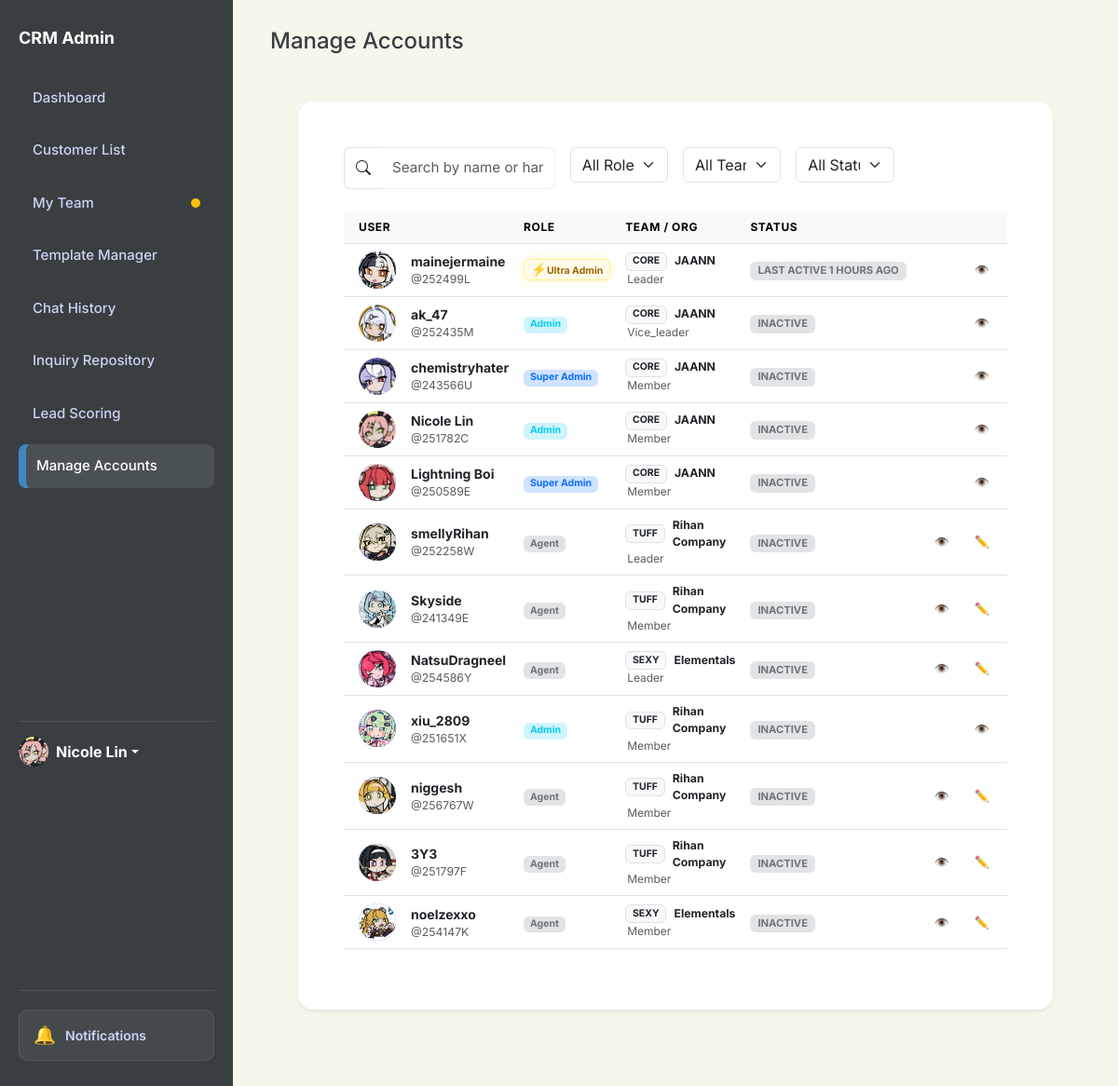
Before: /admin/create-account (signed in) with the older database file.
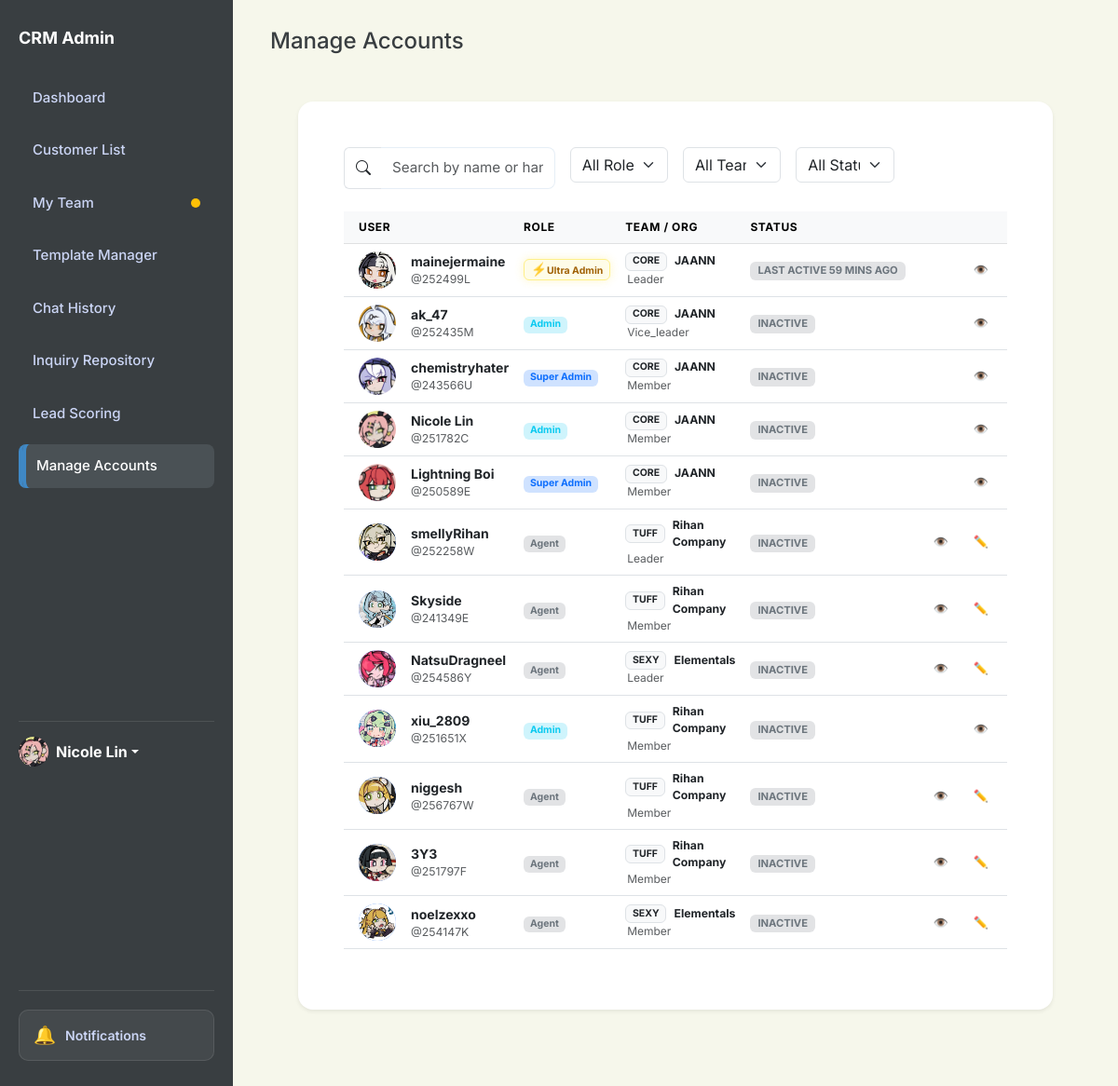
After: the same page with the newer database file.
### app.py (models this page shows, shortened)
class User(db.Model):
    id = db.Column(db.Integer, primary_key=True)
    username = db.Column(db.String(80), unique=True, nullable=False)
    password = db.Column(db.String(200), nullable=False)
    name = db.Column(db.String(100), default='Admin')
    bio = db.Column(db.Text, default='')
    profile_picture = db.Column(db.String(200), default='https://ui-avatars.com/api/?name=Admin&background=random')
    role = db.Column(db.String(20), default='agent') # super_admin, agent
    preferences = db.Column(db.Text, default='{}') # Stores dashboard layout/stats as JSON
    last_active = db.Column(db.String(50))
    team_id = db.Column(db.Integer, db.ForeignKey('team.id'), nullable=True)
    team_role = db.Column(db.String(20)) # leader, vice_leader, member
    last_active_team_chat = db.Column(db.String(50)) # Timestamp of last time user viewed team chat
    @property
    def status_display(self):
        if not self.last_active:
            return "Inactive"
        try:
            from datetime import datetime
            last = datetime.strptime(self.last_active, '%Y-%m-%d %H:%M:%S')
            now = datetime.now()
            diff = now - last
            minutes = divmod(diff.total_seconds(), 60)[0]
            if minutes < 5:
                return "Active"
            elif minutes < 60:
                return f"Last active {int(minutes)} mins ago"
            elif minutes < 1440:
                return f"Last active {int(minutes // 60)} hours ago"
            else:
                return f"Last active {int(minutes // 1440)} days ago"
        except:
            return "Inactive"

class Team(db.Model):
    id = db.Column(db.Integer, primary_key=True)
    name = db.Column(db.String(100), unique=True, nullable=False)
    profile_picture = db.Column(db.String(255), default='https://ui-avatars.com/api/?name=Team&background=random')
    description = db.Column(db.Text, default='')
    role = db.Column(db.String(50)) # e.g., "Corporate Sales", "Customer Support"
    department = db.Column(db.String(50))
    team_score = db.Column(db.Integer, default=0)
    team_tag = db.Column(db.String(50))
    created_at = db.Column(db.String(50))
    members = db.relationship('User', backref='team_obj', foreign_keys='User.team_id', lazy=True)

### app.py (the view, shortened to what this page needs)
@app.route('/admin/create-account', methods=['GET', 'POST'])
def admin_create_account():
    if not session.get('logged_in'):
        return redirect(url_for('login'))
    current_user = User.query.get(session.get('user_id'))
    if current_user.username != '252499L' and current_user.role not in ['super_admin', 'admin']:
        return render_template('404.html'), 404
    promotion_requests = []
    total_super_admins = 0
    if current_user.role in ['super_admin', 'ultra_admin']:
        promotion_requests = PromotionRequest.query.filter_by(status='pending').all()
        total_super_admins = User.query.filter_by(role='super_admin').count()
    return render_template('create_account.html',
                           users=User.query.all(),
                           teams=Team.query.all(),
                           promotion_requests=promotion_requests,
                           total_super_admins=total_super_admins,
                           me=current_user)

### app.py (called while the page is built)
@app.context_processor
def context_processor():
    from flask import g
    return dict(
        team_pending_requests_count=getattr(g, 'team_pending_requests_count', 0),
        unread_team_messages=getattr(g, 'unread_team_messages', False)
    )

@app.context_processor
def inject_user_preferences():
    theme = 'light'
    if has_request_context() and 'user_id' in session:
        user_id = session.get('user_id')
        user = User.query.get(user_id)
        if user and user.preferences:
            try:
                import json
                prefs = json.loads(user.preferences)
                theme = prefs.get('theme', 'light')
            except:
                pass
    return dict(current_theme=theme)

### templates/create_account.html (shortened to what the changed rows need)
<!DOCTYPE html>
<html lang="en">
<head>
    <link href="https://cdn.jsdelivr.net/npm/bootstrap@5.3.0/dist/css/bootstrap.min.css" rel="stylesheet">
    <link rel="stylesheet" href="https://cdn.jsdelivr.net/npm/bootstrap-icons@1.11.1/font/bootstrap-icons.css">
    <link rel="stylesheet" href="{{ url_for('static', filename='style.css') }}">
</head>
<body id="page-admin-accounts"
    class="{% if current_theme and current_theme != 'light' %}theme-{{ current_theme }}{% endif %}">
    <aside class="sidebar">
        <h2>CRM Admin</h2>
    </aside>
    <main class="main">
        <div class="header">
            <div class="header-left">
                <h1 style="margin:0; font-size: 24px;">Manage Accounts</h1>
            </div>
        </div>
        <div class="content-body" style="padding: 30px;">
            <div class="card shadow-sm border-0" style="border-radius: 16px;">
                <div class="card-body p-4">
                    <div class="table-responsive">
                        <table class="table table-hover align-middle" id="accountsTable">
                            <thead class="table-light">
                                <tr>
                                    <th class="ps-3">User</th>
                                    <th>Role</th>
                                    <th>Team / Org</th>
                                    <th>Status</th>
                                    <th class="text-end pe-3">Actions</th>
                                </tr>
                            </thead>
                            <tbody>
                                {% for user in users %}
                                <tr>
                                    <td class="ps-3">
                                        <div class="d-flex align-items-center">
                                            <div class="avatar-circle me-3"
                                                style="width: 40px; height: 40px; border-radius: 50%; overflow: hidden;">
                                                {% if user.profile_picture and 'http' in user.profile_picture %}
                                                <img src="{{ user.profile_picture }}" alt="User"
                                                    style="width: 100%; height: 100%; object-fit: cover;">
                                                {% elif user.profile_picture %}
                                                <img src="{{ url_for('static', filename='uploads/' + user.profile_picture) }}"
                                                    alt="User" style="width: 100%; height: 100%; object-fit: cover;">
                                                {% else %}
                                                <div
                                                    class="bg-light text-primary d-flex align-items-center justify-content-center w-100 h-100 fw-bold">
                                                    {{ user.username[0] | upper }}
                                                </div>
                                                {% endif %}
                                            </div>
                                             <div style="cursor: pointer;" onclick="showAgentProfile('{{ user.id }}')">
                                                 <div class="fw-bold">{{ user.name }}</div>
                                                 <div class="text-muted small">@{{ user.username }}</div>
                                             </div>
                                        </div>
                                    </td>
                                    <td>
                                        {% if user.role == 'ultra_admin' %}
                                        <span class="badge role-ultra-admin">Ultra Admin</span>
                                        {% elif user.role == 'super_admin' %}
                                        <span class="badge bg-primary-subtle text-primary">Super Admin</span>
                                        {% elif user.role == 'admin' %}
                                        <span class="badge bg-info-subtle text-info">Admin</span>
                                        {% else %}
                                        <span class="badge bg-secondary-subtle text-secondary">Agent</span>
                                        {% endif %}
                                    </td>
                                    <td>
                                        {% if user.team_obj %}
                                        <div class="d-flex align-items-center" style="cursor: pointer;"
                                            onclick="showTeamDetails('{{ user.team_id }}')">
                                            <span class="badge bg-light text-dark border me-2">{{ user.team_obj.team_tag
                                                or 'TEAM' }}</span>
                                            <span class="small fw-bold">{{ user.team_obj.name }}</span>
                                        </div>
                                        <div class="small text-muted" style="font-size: 0.75rem; margin-left: 2px;">
                                            {{ user.team_role | title if user.team_role else 'Member' }}
                                        </div>
                                        {% else %}
                                        <span class="text-muted small">No Team</span>
                                        {% endif %}
                                    </td>
                                    <td>
                                        {% set status = user.status_display %}
                                        <span
                                            class="badge {% if 'Active' in status %}bg-success-subtle text-success{% else %}bg-secondary-subtle text-secondary{% endif %} px-2 py-1"
                                            style="font-size: 0.7rem;">
                                            {{ status | upper }}
                                        </span>
                                    </td>
                                    <td class="text-end pe-3" data-search-team="{{ user.team_id or 'none' }}"
                                        data-search-role="{{ user.role }}"
                                        data-search-status="{{ 'Active' if 'Active' in status else 'Inactive' }}">
                                        <div class="btn-group">
                                            <button class="btn btn-sm btn-outline-primary"
                                                onclick="showAgentProfile('{{ user.id }}')" title="View Profile">
                                                👁️
                                            </button>
                                            {% set can_edit = (session.get('user_role') in ['ultra_admin',
                                            'super_admin']) or
                                            (session.get('user_role') == 'admin' and user.role == 'agent') %}
                                            <button class="btn btn-sm btn-outline-warning"
                                                onclick="editUser('{{ user.id }}')" title="Edit Account" {% if not
                                                can_edit %}disabled style="opacity:0.5; cursor:not-allowed;" {% endif
                                                %}>
                                            </button>
                                        </div>
                                    </td>
                                </tr>
                                {% endfor %}
                            </tbody>
                        </table>
                    </div>
                </div>
            </div>
        </div>
    </main>
</body>
</html>

Changed rows visible on the page:
changed User "mainejermaine": status "LAST ACTIVE 1 HOURS AGO" → "LAST ACTIVE 59 MINS AGO"
